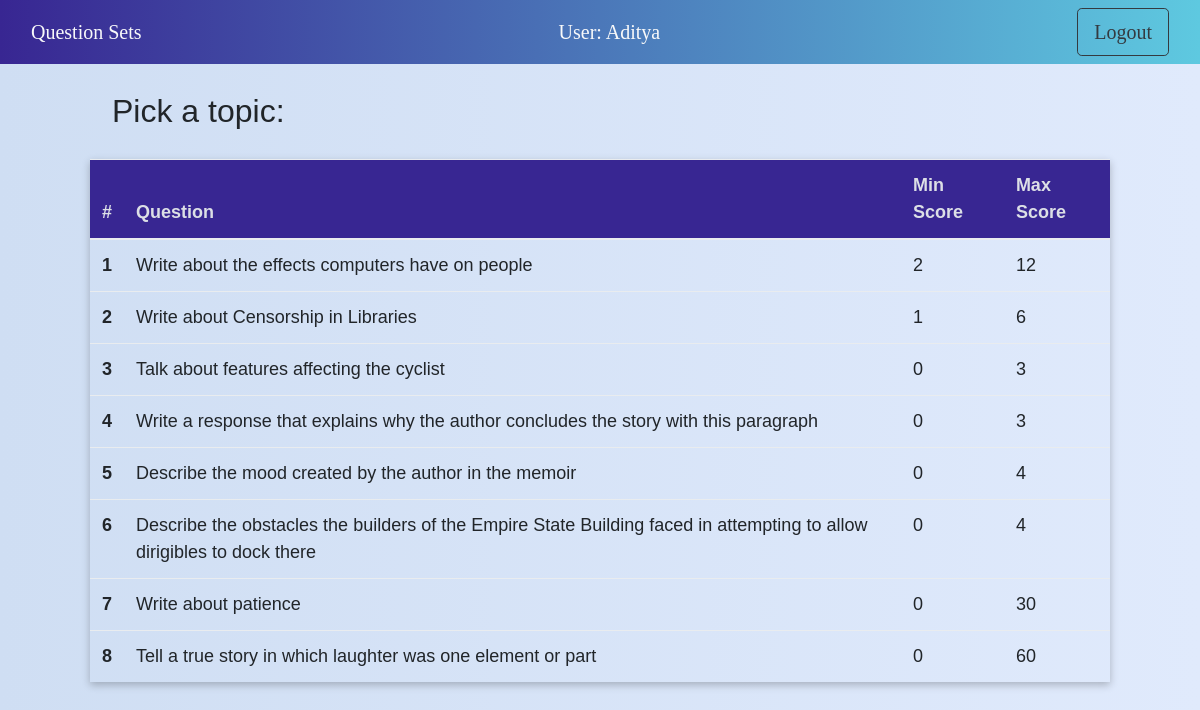
Screenshot of / (signed in) with the database file from the repository.
### app.py (models this page shows)
class Prompts(db.Model):
    id = db.Column(db.Integer, primary_key=True)
    question = db.Column(db.String(100))
    description = db.Column(db.String(200))
    min_marks = db.Column(db.Integer)
    max_marks = db.Column(db.Integer)
    source_essay = db.Column(db.String(100))

### app.py (the view)
@app.route('/', methods=['GET'])
def index():
    if session.get('isTeacher'):
        return render_template('teacher_portal.html', res= '')
    elif session.get('logged_in'):
        prs = Prompts.query.all()
        return render_template('home.html', user = session["uname"], prompts = prs)
    else:
        return render_template('index.html', message="Hello!")

### templates/home.html (shortened to what this page needs)
{% extends 'base.html' %}
{% block content %}
<body>
	<div class="limiter">
		<nav class="navbar navbar-expand-lg bg-nav-grad">
			<div class="container-fluid">
			<p class="navbar-brand text-light" href="#">Question Sets</p>
			<p class="navbar-brand text-light" href="#">User: {{user}}</p>
			<a class="btn btn-outline-dark btn-lg" href="/logout">Logout</a>
			</div>
		</nav>
		<h2 class="display-5" style="padding-left: 112px; padding-top: 30px; padding-bottom: 30px;">
			Pick a topic:
		</h2>
		<table class="table testwrap" style="margin: auto; width: 85%; font-size: large;">
			<thead>
				<tr style="background-color: #382692; -webkit-text-fill-color: #dcdfe6; font-weight: 900;">
					<th scope="col">#</th>
					<th scope="col">Question</th>
					<th scope="col">Min Score</th>
					<th scope="col">Max Score</th>
				</tr>
			</thead>
			{% for prompt in prompts %}
				<tr class="clickable-row" data-href="/prompt/{{prompt.id}}">
					<th scope="row">{{ prompt.id }}</th>
					<td>{{ prompt.question}}</td>
					<td>{{ prompt.min_marks }}</td>
					<td>{{ prompt.max_marks }}</td>
				</tr>
			{% endfor %}
		</table>
	</div>
</body>
{% endblock %}

### templates/base.html (shortened to what this page needs)
<!DOCTYPE html>
<html lang="en">
<head>
	<link rel="stylesheet" type="text/css" href="{{ url_for('static', filename='vendor/bootstrap/css/bootstrap.min.css')}}">
	<link rel="stylesheet" type="text/css" href="{{ url_for('static', filename='fonts/font-awesome-4.7.0/css/font-awesome.min.css')}}">
	<link rel="stylesheet" type="text/css" href="{{ url_for('static', filename='fonts/Linearicons-Free-v1.0.0/icon-font.min.css')}}">
	<link rel="stylesheet" type="text/css" href="{{ url_for('static', filename='vendor/animate/animate.css')}}">
	<link rel="stylesheet" type="text/css" href="{{ url_for('static', filename='vendor/css-hamburgers/hamburgers.min.css')}}">
	<link rel="stylesheet" type="text/css" href="{{ url_for('static', filename='vendor/animsition/css/animsition.min.css')}}">
	<link rel="stylesheet" type="text/css" href="{{ url_for('static', filename='vendor/select2/select2.min.css')}}">
	<link rel="stylesheet" type="text/css" href="{{ url_for('static', filename='vendor/daterangepicker/daterangepicker.css')}}">
	<link rel="stylesheet" type="text/css" href="{{ url_for('static', filename='css/util.css')}}">
	<link rel="stylesheet" type="text/css" href="{{ url_for('static', filename='css/main.css')}}">
</head>
<body class="bg-grad">
{% block content %}{% endblock %}
</body>
</html>

### static/css/main.css (style rules this page uses)
.bg-grad { background: #E0EAFC; background: -webkit-linear-gradient(to right, #CFDEF3, #E0EAFC); background: linear-gradient(to right, #CFDEF3, #E0EAFC); }
.bg-nav-grad { background: #00d2ff; background: -webkit-linear-gradient(to right, #928DAB, #00d2ff); background: linear-gradient(to right, #382692, #5ec9e0); }
* { margin: 0px; padding: 0px; box-sizing: border-box; }
body, html { height: 100%; font-family: Ubuntu-Regular, sans-serif; }
a { font-family: Ubuntu-Regular; font-size: 30px; line-height: 1.7; color: #666666; margin: 0px; transition: all 0.4s; -webkit-transition: all 0.4s; -o-transition: all 0.4s; -moz-transition: all 0.4s; }
h1, h2, h3, h4, h5, h6 { margin: 0px; }
p { font-family: Ubuntu-Regular; font-size: 14px; line-height: 1.7; color: #666666; margin: 0px; }
.limiter { width: 100%; margin: 0 auto; }
.testwrap { box-shadow: rgba(0, 0, 0, 0.24) 0px 3px 8px; }

### rows the page displays
Prompts: id "1", question "Write about the effects computers have on people", min_marks "2", max_marks "12"
Prompts: id "2", question "Write about Censorship in Libraries", min_marks "1", max_marks "6"
Prompts: id "3", question "Talk about features affecting the cyclist", min_marks "0", max_marks "3"
Prompts: id "4", question "Write a response that explains why the author concludes the story with this paragraph", min_marks "0", max_marks "3"
Prompts: id "5", question "Describe the mood created by the author in the memoir", min_marks "0", max_marks "4"
Prompts: id "6", question "Describe the obstacles the builders of the Empire State Building faced in attempting to allow dirigibles to dock there", min_marks "0", max_marks "4"
Prompts: id "7", question "Write about patience", min_marks "0", max_marks "30"
Prompts: id "8", question "Tell a true story in which laughter was one element or part", min_marks "0", max_marks "60"

### other values shown
{{ user }} "Aditya"
